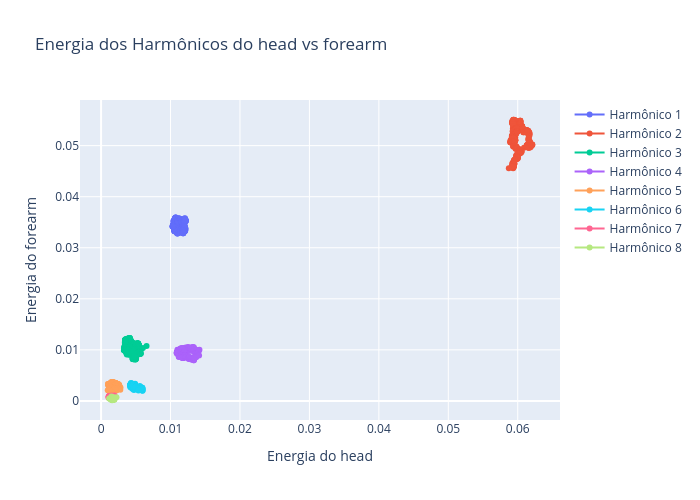

The cell this chart's notebook holds for it:
### Code cell
fig = go.Figure()
for l in range(L):
    fig.add_trace(go.Scatter(x=desc1[:,l,0], y=desc2[:,l,0], mode='markers+lines', name=f'Harmônico {l+1}'))
fig.update_layout(title='Energia dos Harmônicos do head vs forearm', xaxis_title='Energia do head', yaxis_title='Energia do forearm', width=700, height=500)
fig.show()

### Figure 1 — Plotly figure (JSON) as saved in the notebook; plotly's stock layout.template omitted (floating-point values rounded to 4 significant figures; data arrays with more than 128 entries replaced by an {"elided": "..."} marker saying what was removed)
{"data": [{"mode": "markers+lines", "name": "Harmônico 1", "type": "scatter", "x": {"elided": "351 float values"}, "y": {"elided": "351 float values"}}, {"mode": "markers+lines", "name": "Harmônico 2", "type": "scatter", "x": {"elided": "351 float values"}, "y": {"elided": "351 float values"}}, {"mode": "markers+lines", "name": "Harmônico 3", "type": "scatter", "x": {"elided": "351 float values"}, "y": {"elided": "351 float values"}}, {"mode": "markers+lines", "name": "Harmônico 4", "type": "scatter", "x": {"elided": "351 float values"}, "y": {"elided": "351 float values"}}, {"mode": "markers+lines", "name": "Harmônico 5", "type": "scatter", "x": {"elided": "351 float values"}, "y": {"elided": "351 float values"}}, {"mode": "markers+lines", "name": "Harmônico 6", "type": "scatter", "x": {"elided": "351 float values"}, "y": {"elided": "351 float values"}}, {"mode": "markers+lines", "name": "Harmônico 7", "type": "scatter", "x": {"elided": "351 float values"}, "y": {"elided": "351 float values"}}, {"mode": "markers+lines", "name": "Harmônico 8", "type": "scatter", "x": {"elided": "351 float values"}, "y": {"elided": "351 float values"}}], "layout": {"height": 500, "title": {"text": "Energia dos Harmônicos do head vs forearm"}, "width": 700, "xaxis": {"title": {"text": "Energia do head"}}, "yaxis": {"title": {"text": "Energia do forearm"}}}}
